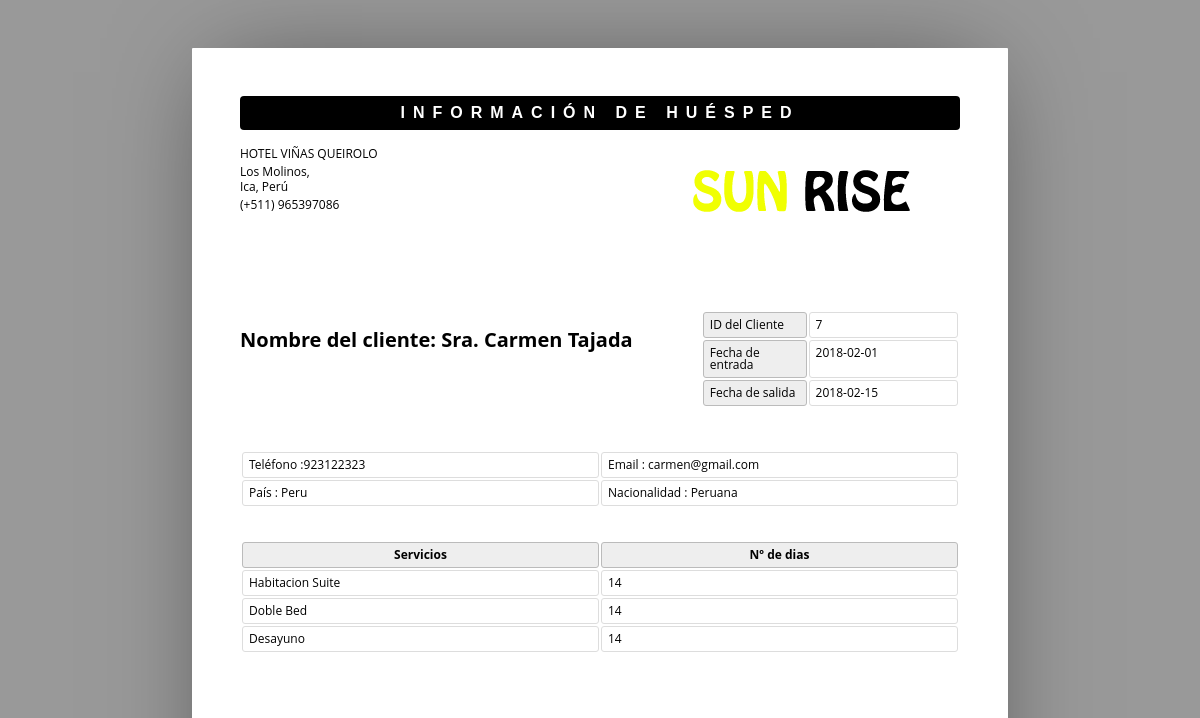
The page /admin/show.php?sid=1 on the database its author committed.
### tables this page shows
CREATE TABLE `reservas` (
  `id` int(10) UNSIGNED NOT NULL,
  `id_cliente` int(10) UNSIGNED NOT NULL,
  `nro_habitacion` int(10) UNSIGNED NOT NULL,
  `comidas` varchar(30) DEFAULT NULL,
  `fecha_entrada` date DEFAULT NULL,
  `fecha_salida` date DEFAULT NULL,
  `estado` varchar(15) DEFAULT NULL,
  `cant_dias` int(11) DEFAULT NULL,
  
  CONSTRAINT PRIMARY KEY (`id`)
  

);

CREATE TABLE `clientes` (
  `id` int(10) UNSIGNED NOT NULL,
  `trato` varchar(5) DEFAULT NULL,
  `nombres` text,
  `apellidos` text,
  `email` varchar(200) DEFAULT NULL,
  `nacionalidad` varchar(50) DEFAULT NULL,
  `pais` varchar(40) DEFAULT NULL,
  `telef` text,
  
  CONSTRAINT PRIMARY KEY (`id`)
);

CREATE TABLE `habitaciones` (
  `id` int(10) UNSIGNED NOT NULL,                
  `tipo_habitacion` varchar(30) DEFAULT NULL,
  `tipo_cama` varchar(20) DEFAULT NULL,
  `estado_hab` varchar(20) DEFAULT NULL,

  CONSTRAINT PRIMARY KEY (`id`)

);

### admin/show.php (the view, shortened to what this page needs)
<html>
	<head>
</head>
<body>
	<?php
	include ('db.php');
	$pid = $_GET['sid'];
	$sql = "SELECT R.*, C.*, H.* FROM `reservas` R INNER JOIN `clientes` C ON R.id_cliente = C.id INNER JOIN `habitaciones` H on R.nro_habitacion = H.id where R.id = '$pid'";
	$re = mysqli_query($con,$sql);
	while($row = mysqli_fetch_array($re))
	{
		$id = $row['id'];
		$title =  $row['trato'];
		$Fname = $row['nombres'];
		$lname = $row['apellidos'];
		$email = $row['email'];
		$National = $row['nacionalidad'];
		$country = $row['pais'];
		$phone = $row['telef'];
		$room_type = $row['tipo_habitacion'];
		$Bed_type = $row['tipo_cama'];
		$meal_type = $row['comidas'];
		$cin_date = $row['fecha_entrada'];
		$cout_date = $row['fecha_salida'];
		$nodays = $row['cant_dias'];
	}
	?>
		<header>
			<h1>Información de Huésped</h1>
			<address >
				<p>HOTEL VIÑAS QUEIROLO</p>
				<p>Los Molinos,<br>Ica, Perú</p>
				<p>(+511) 965397086</p>
			</address>
			<span><img alt="" src="assets/img/sun.png"></span>
		</header>
		<article>
			<address >
				<p><br></p>
				<p>Nombre del cliente: <?php echo $title." ".$Fname." ".$lname;?><br></p>
			</address>
			<table class="meta">
				<tr>
					<th><span > ID del Cliente</span></th>
					<td><span ><?php echo $id; ?></span></td>
				</tr>
				<tr>
					<th><span >Fecha de entrada</span></th>
					<td><span ><?php echo $cin_date; ?> </span></td>
				</tr>
				<tr>
					<th><span >Fecha de salida</span></th>
					<td><span ><?php echo $cout_date; ?> </span></td>
				</tr>
			</table>
			<table >
					<tr>
						<td>Teléfono :<?php echo $phone; ?> </td>
						<td>Email : <?php echo $email; ?> </td>
					</tr>
					<tr>
						<td>País : <?php echo $country; ?> </td>
						<td>Nacionalidad : <?php echo $National; ?> </td>
					</tr>
				</table>
				<br>
				<br>
			<table class="inventory">
				<thead>
					<tr>
						<th><span >Servicios</span></th>
						<th><span >Nº de dias</span></th>
					</tr>
				</thead>
				<tbody>
					<tr>
						<td><span ><?php echo $room_type; ?></span></td>
						<td><span ><?php echo $nodays; ?> </span></td>
					</tr>
					<tr>
						<td><span ><?php echo $Bed_type; ?>  Bed </span></td>
						<td><span ><?php echo $nodays; ?></span></td>
					</tr>
					<tr>
						<td><span ><?php echo $meal_type; ?>  </span></td>
						<td><span ><?php echo $nodays; ?></span></td>
					</tr>
				</tbody>
			</table>
		</article>
	</body>
</html>

### admin/show.php (style rules this page uses)
* { border: 0; box-sizing: content-box; color: inherit; font-family: inherit; font-size: inherit; font-style: inherit; font-weight: inherit; line-height: inherit; list-style: none; margin: 0; padding: 0; text-decoration: none; vertical-align: top; }
h1 { font: bold 100% sans-serif; letter-spacing: 0.5em; text-align: center; text-transform: uppercase; }
table { font-size: 75%; table-layout: fixed; width: 100%; }
table { border-collapse: separate; border-spacing: 2px; }
th, td { border-width: 1px; padding: 0.5em; position: relative; text-align: left; }
th, td { border-radius: 0.25em; border-style: solid; }
th { background: #EEE; border-color: #BBB; }
td { border-color: #DDD; }
html { font: 16px/1 'Open Sans', sans-serif; overflow: auto; padding: 0.5in; }
html { background: #999; cursor: default; }
body { box-sizing: border-box; height: 11in; margin: 0 auto; overflow: hidden; padding: 0.5in; width: 8.5in; }
body { background: #FFF; border-radius: 1px; box-shadow: 0 0 1in -0.25in rgba(0, 0, 0, 0.5); }
header { margin: 0 0 3em; }
header:after { clear: both; content: ""; display: table; }
header h1 { background: #000; border-radius: 0.25em; color: #FFF; margin: 0 0 1em; padding: 0.5em 0; }
header address { float: left; font-size: 75%; font-style: normal; line-height: 1.25; margin: 0 1em 1em 0; }
header address p { margin: 0 0 0.25em; }
header span, header img { display: block; float: right; }
header span { margin: 0 0 1em 1em; max-height: 25%; max-width: 60%; position: relative; }
header img { max-height: 100%; max-width: 100%; }
article, article address, table.meta, table.inventory { margin: 0 0 3em; }
article:after { clear: both; content: ""; display: table; }
article address { float: left; font-size: 125%; font-weight: bold; }
table.meta, table.balance { float: right; width: 36%; }
table.meta:after, table.balance:after { clear: both; content: ""; display: table; }
table.meta th { width: 40%; }
table.meta td { width: 60%; }
table.inventory { clear: both; width: 100%; }
table.inventory th { font-weight: bold; text-align: center; }
table.inventory td:nth-child(1) { width: 26%; }
table.inventory td:nth-child(2) { width: 38%; }

### rows shown on the page
reservas: id_cliente.trato "Sra.", id_cliente.nombres "Carmen", id_cliente.apellidos "Tajada", habitaciones.id "7", fecha_entrada "2018-02-01", fecha_salida "2018-02-15", id_cliente.telef "923122323", id_cliente.email "carmen@gmail.com", id_cliente.pais "Peru", id_cliente.nacionalidad "Peruana", habitaciones.tipo_habitacion "Habitacion Suite", cant_dias "14", habitaciones.tipo_cama "Doble", comidas "Desayuno"
